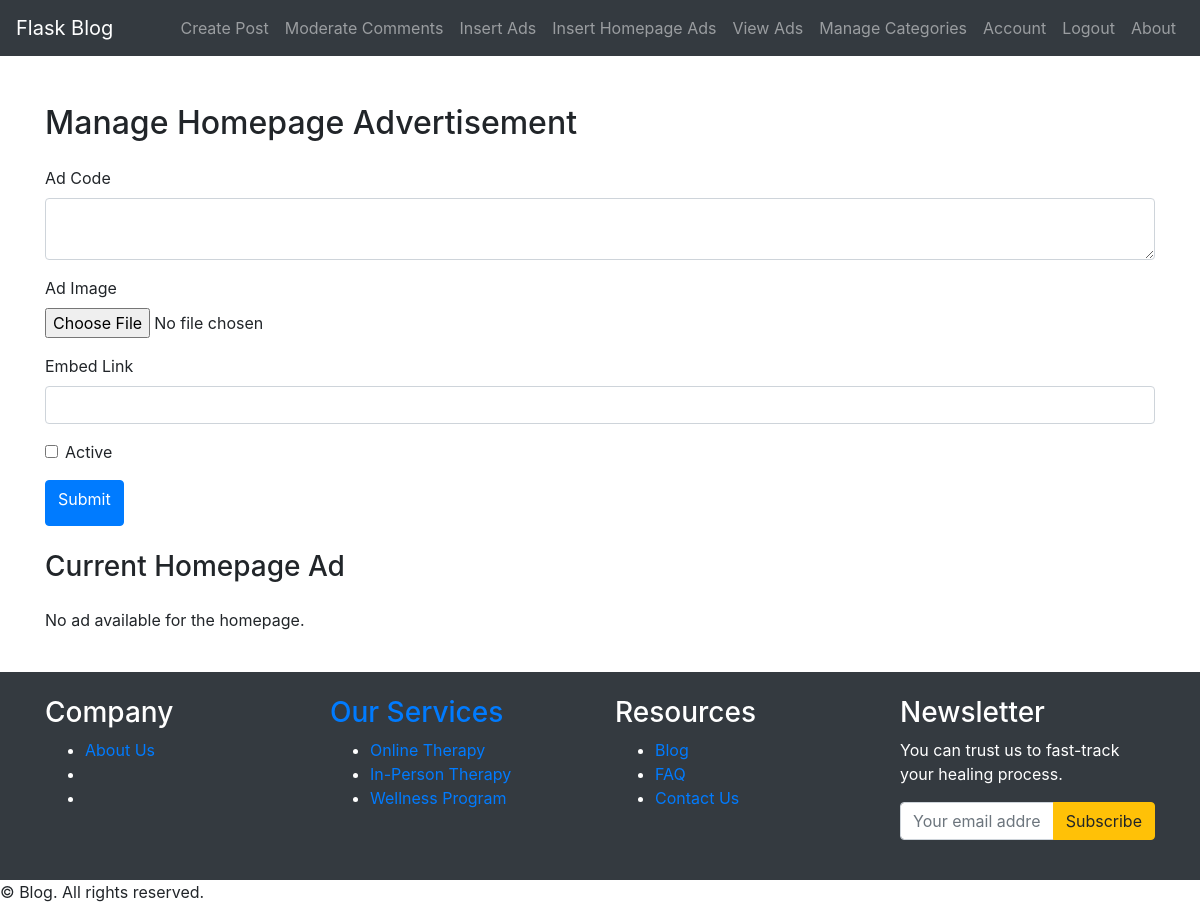
The page /manage_homepage_ad (signed in) on the database as committed earlier.
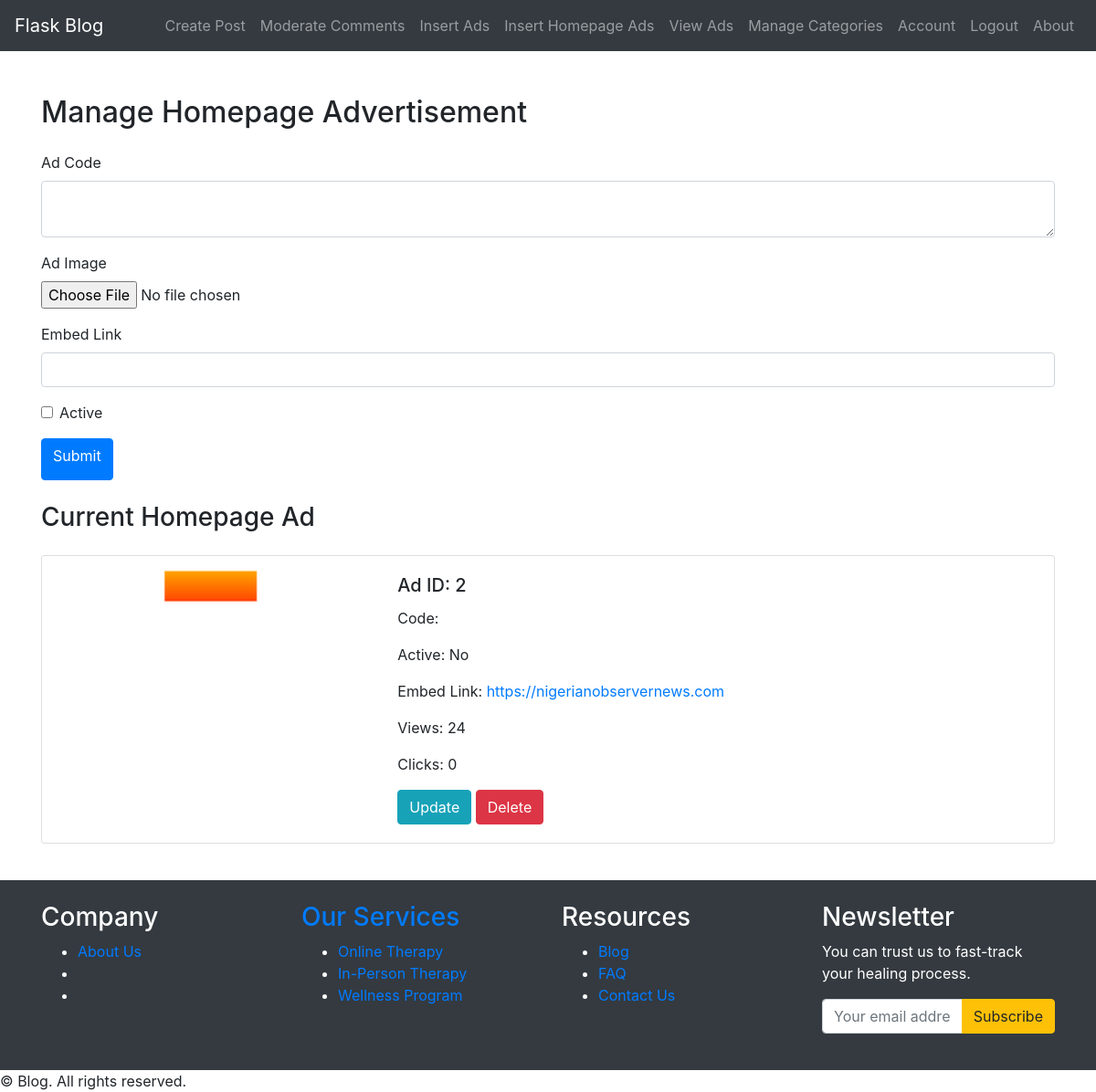
The same page on the database as committed later.
### app/models.py (models this page shows, shortened)
class Advertisement(db.Model):
    id = db.Column(db.Integer, primary_key=True)
    ad_code = db.Column(db.Text, nullable=True)
    image_file = db.Column(db.String(20), nullable=True)
    embed_link = db.Column(db.String(255), nullable=True)  # Add this field
    is_active = db.Column(db.Boolean, default=False)
    date_posted = db.Column(db.DateTime, nullable=False, default=datetime.utcnow)
    views = db.Column(db.Integer, default=0)
    clicks = db.Column(db.Integer, default=0)
    location = db.Column(db.String(100), nullable=True)

### app/routes.py (the view, shortened to what this page needs)
@main.route('/manage_homepage_ad', methods=['GET', 'POST'])
@login_required
def manage_homepage_ad():
    homepage_ads = Advertisement.query.filter_by(location='homepage').first()
    form = AdForm()
    return render_template('manage_homepage_ad.html',
                           form=form,
                           homepage_ads=homepage_ads)

### app/forms.py (shortened to what this page needs)
class AdForm(FlaskForm):
    ad_code = TextAreaField('Ad Code', validators=[Optional()])
    image = FileField('Ad Image', validators=[Optional(), FileAllowed(['jpg', 'jpeg', 'png'])])
    embed_link = StringField('Embed Link', validators=[Optional()])
    is_active = BooleanField('Active')
    submit = SubmitField('Submit')

### app/__init__.py (called while the page is built)
def create_app(config_class=Config):
    app = Flask(__name__)
    app.config.from_object(config_class)
    db.init_app(app)
    migrate.init_app(app, db)
    bcrypt.init_app(app)
    login_manager.init_app(app)
    @login_manager.user_loader
    def load_user(user_id):
        return User.query.get(int(user_id))
    from app.routes import main
    from app.errors.handlers import errors
    app.register_blueprint(main)
    app.register_blueprint(errors)
    app.static_folder = 'static'
    app.static_url_path = '/static'
    return app

### app/templates/manage_homepage_ad.html (shortened to what this page needs)
{% extends "base.html" %}
{% block content %}
<h2 class="my-4">Manage Homepage Advertisement</h2>
<form method="POST" action="" enctype="multipart/form-data">
    <div class="form-group">
        {{ form.ad_code.label(class="form-label") }}
        {{ form.ad_code(class="form-control") }}
    </div>
    <div class="form-group">
        {{ form.image.label(class="form-label") }}
        {{ form.image(class="form-control-file") }}
    </div>
    <div class="form-group">
        {{ form.embed_link.label(class="form-label") }}
        {{ form.embed_link(class="form-control") }}
    </div>
    <div class="form-group form-check">
        {{ form.is_active(class="form-check-input") }}
        {{ form.is_active.label(class="form-check-label") }}
    </div>
    <button type="submit" class="btn btn-primary">{{ form.submit.label }}</button>
</form>
<h3 class="my-4">Current Homepage Ad</h3>
{% if homepage_ads %}
<div class="card mb-3">
    <div class="row no-gutters">
        <div class="col-md-4">
            <img src="{{ url_for('static', filename='ads/' + (homepage_ads.image_file if homepage_ads.image_file else 'ad_placeholder.jpg')) }}" class="card-img" alt="Ad Image">
        </div>
        <div class="col-md-8">
            <div class="card-body">
                <h5 class="card-title">Ad ID: {{ homepage_ads.id }}</h5>
                <p class="card-text">Code: {{ homepage_ads.ad_code }}</p>
                <p class="card-text">Active: {{ 'Yes' if homepage_ads.is_active else 'No' }}</p>
                <p class="card-text">Embed Link: <a href="{{ homepage_ads.embed_link }}" target="_blank">{{ homepage_ads.embed_link }}</a></p>
                <p class="card-text">Views: {{ homepage_ads.views }}</p>
                <p class="card-text">Clicks: {{ homepage_ads.clicks }}</p>
                <form method="POST" action="{{ url_for('main.manage_homepage_ad') }}" style="display: inline;">
                    <button type="submit" class="btn btn-info">Update</button>
                </form>
                <form method="POST" action="{{ url_for('main.delete_advertisement', ad_id=homepage_ads.id) }}" style="display: inline;">
                    <button type="submit" class="btn btn-danger">Delete</button>
                </form>
            </div>
        </div>
    </div>
</div>
{% else %}
<p>No ad available for the homepage.</p>
{% endif %}
{% endblock %}

Rows that differ between the two databases and show on the page:
added Advertisement: image_file (picture), id "2", is_active "No", embed_link "https://nigerianobservernews.com", views "24", clicks "0"
Other text that changed with them:
text no longer shown: "No ad available for the homepage."
text now shown: "Ad ID: Code: Active: Embed Link: Views: Clicks: Update Delete"
